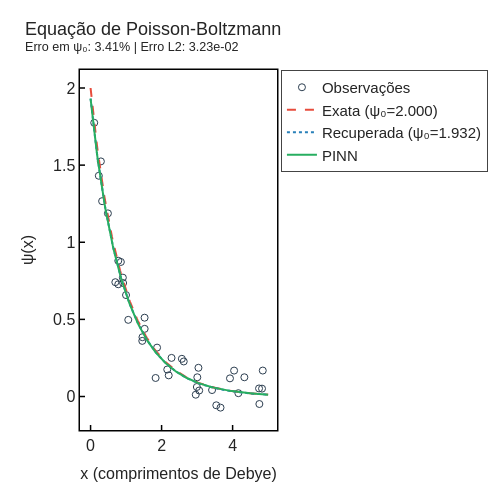

Notebook source saved alongside this figure:
### Code cell
plot_pb(results, X_OBS, PSI_OBS)

### Figure 1 — Plotly figure (JSON) as saved in the notebook; plotly's stock layout.template omitted (floating-point values rounded to 4 significant figures; data arrays with more than 128 entries replaced by an {"elided": "..."} marker saying what was removed)
{"data": [{"marker": {"color": "#2C3E50", "size": 7, "symbol": "circle-open"}, "mode": "markers", "name": "Observações", "type": "scatter", "x": [0.1029, 0.2323, 0.2904, 0.3253, 0.4884, 0.6975, 0.78, 0.7801, 0.8526, 0.9091, 0.917, 0.9984, 1.062, 1.456, 1.461, 1.521, 1.523, 1.832, 1.873, 2.16, 2.201, 2.28, 2.571, 2.624, 2.962, 2.993, 3.006, 3.038, 3.059, 3.421, 3.54, 3.66, 3.926, 4.042, 4.162, 4.331, 4.744, 4.754, 4.828, 4.85], "y": [1.774, 1.431, 1.524, 1.266, 1.187, 0.7411, 0.7276, 0.88, 0.8723, 0.7706, 0.7359, 0.6577, 0.497, 0.3606, 0.3846, 0.5109, 0.4388, 0.1202, 0.317, 0.1749, 0.1371, 0.2503, 0.2445, 0.2272, 0.01168, 0.06174, 0.1247, 0.1862, 0.03883, 0.04184, -0.05702, -0.07205, 0.1177, 0.1681, 0.02159, 0.1247, 0.05225, -0.04858, 0.05093, 0.1683]}, {"line": {"color": "#E74C3C", "dash": "dash", "width": 2}, "mode": "lines", "name": "Exata (ψ₀=2.000)", "type": "scatter", "x": {"elided": "200 float values"}, "y": {"elided": "200 float values"}}, {"line": {"color": "#2980B9", "dash": "dot", "width": 2}, "mode": "lines", "name": "Recuperada (ψ₀=1.932)", "type": "scatter", "x": {"elided": "200 float values"}, "y": {"elided": "200 float values"}}, {"line": {"color": "#27AE60", "width": 2}, "mode": "lines", "name": "PINN", "type": "scatter", "x": {"elided": "200 float values"}, "y": {"elided": "200 float values"}}], "layout": {"font": {"family": "Arial", "size": 16}, "height": 500, "legend": {"borderwidth": 1, "font": {"size": 15}, "orientation": "v", "x": 1.02, "xanchor": "left", "y": 1, "yanchor": "top"}, "margin": {"b": 70, "l": 80, "r": 60, "t": 70}, "title": {"font": {"size": 18}, "text": "Equação de Poisson-Boltzmann<br><sup>Erro em ψ₀: 3.41% | Erro L2: 3.23e-02</sup>"}, "width": 500, "xaxis": {"linecolor": "black", "linewidth": 1.5, "mirror": true, "showline": true, "tickcolor": "black", "ticklen": 5, "ticks": "inside", "tickwidth": 1.5, "title": {"font": {"size": 16}, "text": "x (comprimentos de Debye)"}}, "yaxis": {"linecolor": "black", "linewidth": 1.5, "mirror": true, "showline": true, "tickcolor": "black", "ticklen": 5, "ticks": "inside", "tickwidth": 1.5, "title": {"font": {"size": 16}, "text": "ψ(x)"}}}}
